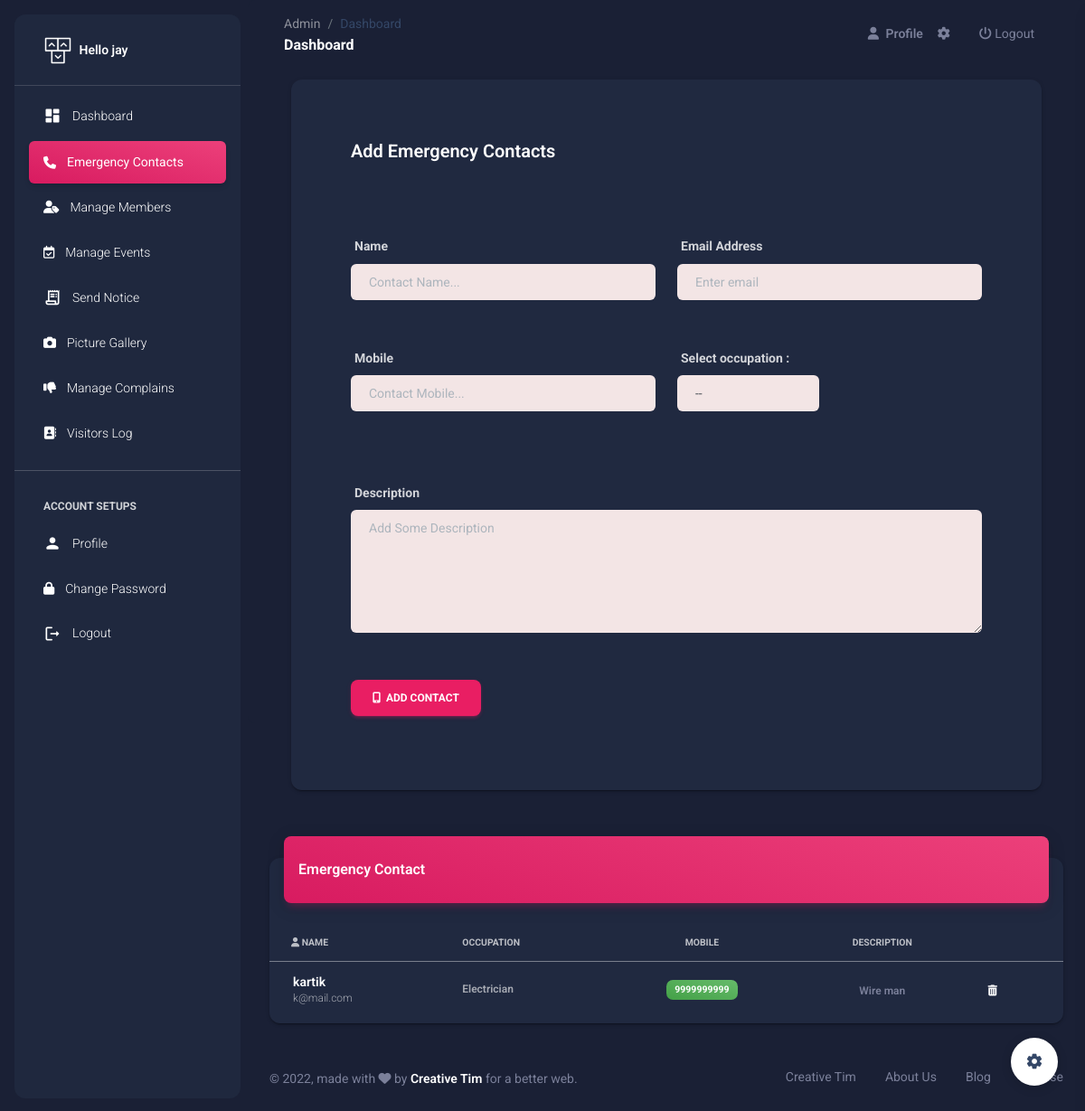
The page /Sec/emergency/ (signed in) on the database as committed earlier.
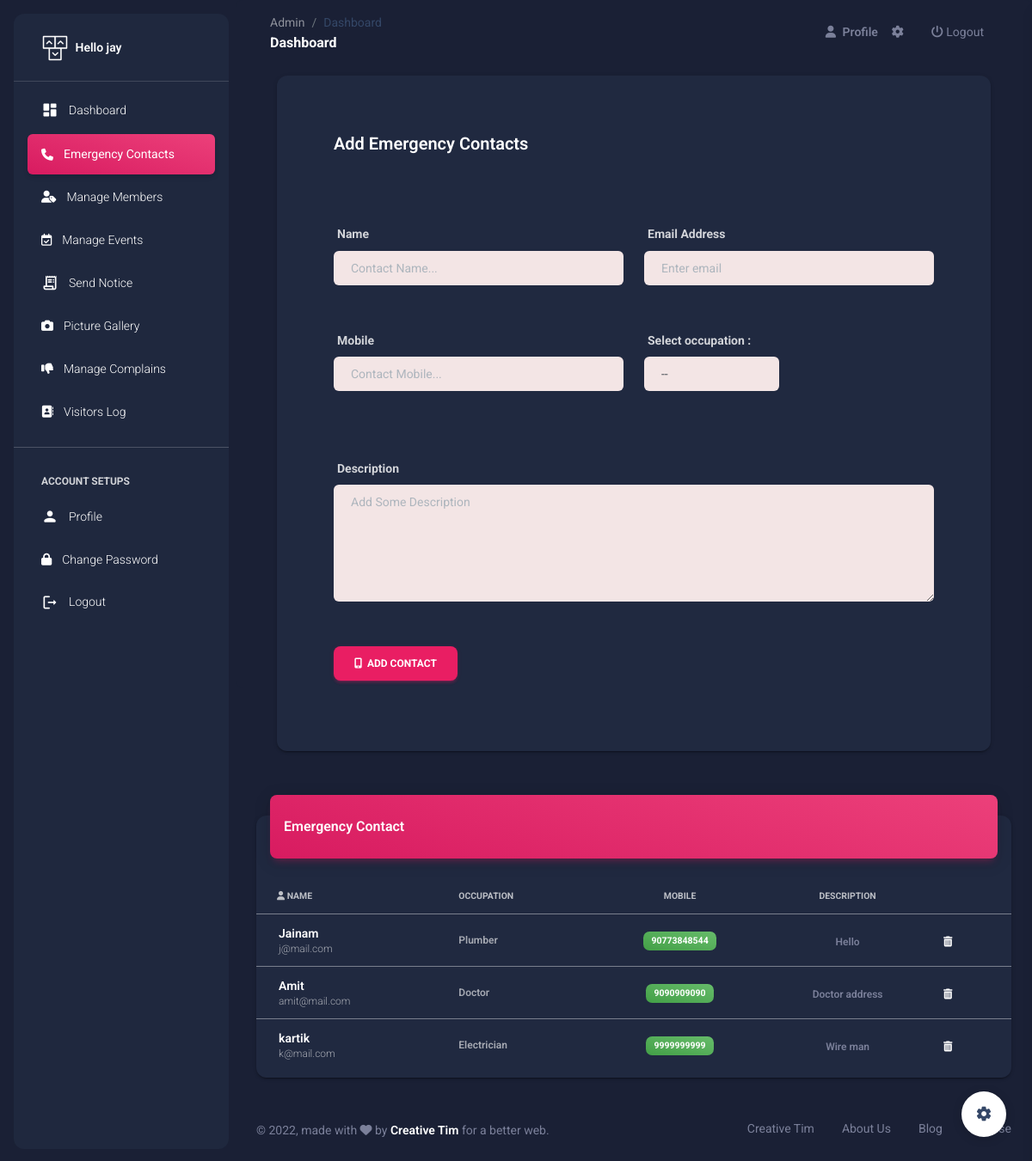
The same page on the database as committed later.
### SecApp/models.py (models this page shows, shortened)
class Emergency(models.Model):
    cate_choice = (
        ('Doctor','Doctor'),
        ('Plumber','Plumber'),
        ('Electrician','Electrician'),
        ('Cate','Cate'),
    )
    uid = models.ForeignKey(SecUser,on_delete=models.CASCADE)
    name = models.CharField(max_length=50)
    mobile = models.CharField(max_length=13)
    email = models.EmailField()
    occupation = models.CharField(max_length=50,choices=cate_choice)
    des = models.TextField()

### SecApp/views.py (the view, shortened to what this page needs)
# urls.py: path('emergency/',views.emergency,name='emergency'),
def emergency(request):
    uid = SecUser.objects.get(email = request.session['email'])
    contacts = Emergency.objects.all()[::-1]
    return render(request,'emergency.html',{'uid':uid,'contacts':contacts})

### SecApp/templates/emergency.html (shortened to what the changed rows need)
{% extends 'sec-header.html' %}
{% load static %}
{% block content %}
<br><br><br>
<div class="container-fluid px-2 px-md-4">
    <br><br>
  <div class="row">
    <div class="col-12">
      <div class="card my-4">
        <div class="card-body px-0 pb-2">
          <div class="table-responsive p-0">
            <table class="table align-items-center mb-0">
              <thead>
                <tr>
                  <th class="text-uppercase text-secondary text-xxs font-weight-bolder opacity-7 Center"><i class="fa fa-user"></i> Name</th>
                  <th class="text-uppercase text-secondary text-xxs font-weight-bolder opacity-7 ps-2">Occupation</th>
                  <th class="text-center text-uppercase text-secondary text-xxs font-weight-bolder opacity-7">Mobile</th>
                  <th class="text-center text-uppercase text-secondary text-xxs font-weight-bolder opacity-7">Description</th>
                  <th class="text-secondary opacity-7"></th>
                </tr>
              </thead>
              <tbody>
                {% for one in contacts %}
                <tr>
                  <td>
                    <div class="d-flex px-2 py-1">
                      <div class="d-flex flex-column justify-content-center" style="margin-left: 10px;">
                        <h6 class="mb-0 text-sm">{{one.name}}</h6>
                        <a href="mailto:{{one.mail}}"><p class="text-xs text-secondary mb-0">{{one.email}}</p></a>
                      </div>
                    </div>
                  </td>
                  <td>
                    <p class="text-xs font-weight-bold mb-0">{{one.occupation}}</p>
                  </td>
                  <td class="align-middle text-center text-sm">
                    <a href="tel:{{one.mobile}}"><span class="badge badge-sm bg-gradient-success">{{one.mobile}}</span></a>
                  </td>
                  <td class="align-middle text-center">
                    <span class="text-secondary text-xs font-weight-bold">{{one.des}}</span>
                  </td>
                  <td class="align-middle">
                    <a href="{% url 'delete-emergency' one.id %}" class="text-secondary font-weight-bold text-xs" data-toggle="tooltip" data-original-title="Edit user">
                      <i class="fa fa-trash"></i>
                    </a>
                  </td>
                </tr>
                {% endfor %}
              </tbody>
            </table>
          </div>
        </div>
      </div>
    </div>
  </div>
  </div>
{% endblock %}

Rows that differ between the two databases and show on the page:
added Emergency: name "Jainam", email "j@mail.com", occupation "Plumber", mobile "90773848544", des "Hello"
added Emergency: name "Amit", email "amit@mail.com", occupation "Doctor", mobile "9090909090", des "Doctor address"
